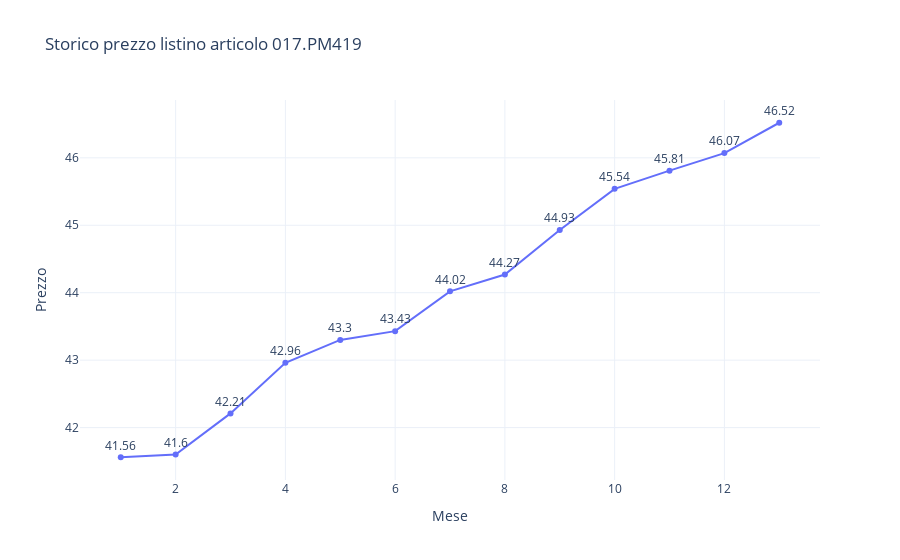

Notebook code cell kept with this figure:
### Code cell
fig = px.line(x=list(range(1, 14)), y=storico, title="Storico prezzo listino articolo 017.PM419", markers=True, template="plotly_white", text=storico, labels={"x":"Mese", "y":"Prezzo"})
fig.update_traces(textposition='top center')
fig.write_html("vista_listino/storico_esempio.html")
fig.show()

### Figure 1 — Plotly figure (JSON) as saved in the notebook; plotly's stock layout.template omitted (floating-point values rounded to 4 significant figures)
{"data": [{"hovertemplate": "Mese=%{x}<br>Prezzo=%{y}<br>text=%{text}<extra></extra>", "legendgroup": "", "line": {"color": "#636efa", "dash": "solid"}, "marker": {"symbol": "circle"}, "mode": "lines+markers+text", "name": "", "orientation": "v", "showlegend": false, "text": [41.56, 41.6, 42.21, 42.96, 43.3, 43.43, 44.02, 44.27, 44.93, 45.54, 45.81, 46.07, 46.52], "textposition": "top center", "type": "scatter", "x": [1, 2, 3, 4, 5, 6, 7, 8, 9, 10, 11, 12, 13], "xaxis": "x", "y": [41.56, 41.6, 42.21, 42.96, 43.3, 43.43, 44.02, 44.27, 44.93, 45.54, 45.81, 46.07, 46.52], "yaxis": "y"}], "layout": {"legend": {"tracegroupgap": 0}, "title": {"text": "Storico prezzo listino articolo 017.PM419"}, "xaxis": {"anchor": "y", "domain": [0, 1], "title": {"text": "Mese"}}, "yaxis": {"anchor": "x", "domain": [0, 1], "title": {"text": "Prezzo"}}}}
